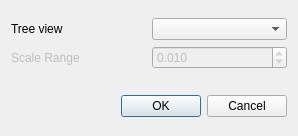
<?xml version="1.0" encoding="UTF-8"?>
<ui version="4.0">
 <class>TreeSettingsDialog</class>
 <widget class="QDialog" name="TreeSettingsDialog">
  <property name="geometry">
   <rect>
    <x>0</x>
    <y>0</y>
    <width>298</width>
    <height>136</height>
   </rect>
  </property>
  <property name="windowTitle">
   <string>Tree Settings</string>
  </property>
  <layout class="QVBoxLayout" name="verticalLayout">
   <item>
    <layout class="QGridLayout" name="gridLayout">
     <item row="0" column="0">
      <widget class="QLabel" name="treeViewLabel">
       <property name="text">
        <string>Tree view</string>
       </property>
      </widget>
     </item>
     <item row="0" column="1">
      <widget class="QComboBox" name="treeViewCombo"/>
     </item>
     <item row="1" column="0">
      <widget class="QLabel" name="scaleLabel">
       <property name="enabled">
        <bool>false</bool>
       </property>
       <property name="text">
        <string>Scale Range</string>
       </property>
      </widget>
     </item>
     <item row="1" column="1">
      <widget class="QDoubleSpinBox" name="scaleSpinBox">
       <property name="enabled">
        <bool>false</bool>
       </property>
       <property name="decimals">
        <number>3</number>
       </property>
       <property name="minimum">
        <double>0.001000000000000</double>
       </property>
       <property name="singleStep">
        <double>0.001000000000000</double>
       </property>
       <property name="value">
        <double>0.010000000000000</double>
       </property>
      </widget>
     </item>
    </layout>
   </item>
   <item>
    <spacer name="verticalSpacer">
     <property name="orientation">
      <enum>Qt::Vertical</enum>
     </property>
     <property name="sizeType">
      <enum>QSizePolicy::Fixed</enum>
     </property>
     <property name="sizeHint" stdset="0">
      <size>
       <width>20</width>
       <height>13</height>
      </size>
     </property>
    </spacer>
   </item>
   <item>
    <widget class="QDialogButtonBox" name="buttonBox">
     <property name="standardButtons">
      <set>QDialogButtonBox::Cancel|QDialogButtonBox::Ok</set>
     </property>
    </widget>
   </item>
  </layout>
 </widget>
 <tabstops>
  <tabstop>treeViewCombo</tabstop>
 </tabstops>
 <resources/>
 <connections>
  <connection>
   <sender>buttonBox</sender>
   <signal>accepted()</signal>
   <receiver>TreeSettingsDialog</receiver>
   <slot>accept()</slot>
   <hints>
    <hint type="sourcelabel">
     <x>148</x>
     <y>135</y>
    </hint>
    <hint type="destinationlabel">
     <x>148</x>
     <y>77</y>
    </hint>
   </hints>
  </connection>
  <connection>
   <sender>buttonBox</sender>
   <signal>rejected()</signal>
   <receiver>TreeSettingsDialog</receiver>
   <slot>reject()</slot>
   <hints>
    <hint type="sourcelabel">
     <x>148</x>
     <y>135</y>
    </hint>
    <hint type="destinationlabel">
     <x>148</x>
     <y>77</y>
    </hint>
   </hints>
  </connection>
 </connections>
</ui>
